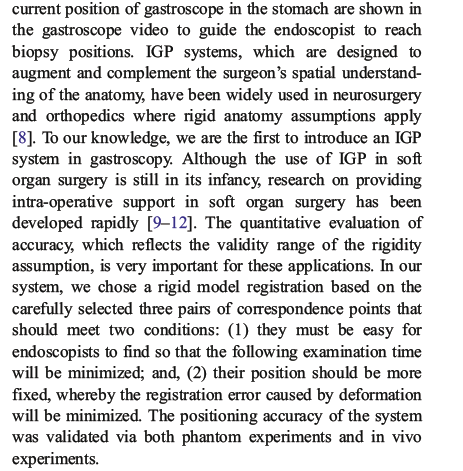
%> input picture project2/document1.bmp, 463 x 471 px
$ octave project2.m   (GNU Octave 9; MATLAB toolbox functions it lacks are replaced by stand-ins)
%> lines starting %> are read from the running program, lines starting %| are printed output that depends on the picture; in (x1, y1, x2, y2) boxes, pixels count from 0 and x2, y2 are one past the last pixel; in counts of white or black regions, pixels touching at a corner belong together; the program's own positions count from 1
clc
clear
A1=imread('..\project2\document1.bmp');
%> A1 is the input picture: size 471x463x3 uint8; mean R, G, B 220.7, 220.4, 220.4
A1=rgb2gray(A1);
%> A1: size 471x463 uint8
H=im2bw(A1);
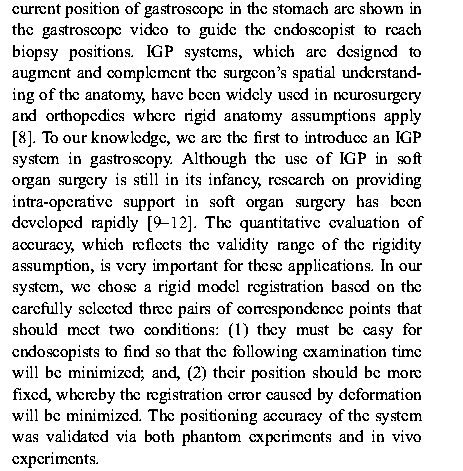
%> H: size 471x463 logical; 86.2% white; black in thin lines or dots, all inside (x1, y1, x2, y2) = (12, 2, 424, 468)
J =~ H;
B = [true,true,false,false,false,false,true,true;true,false,false,true,true,false,false,true;true,false,true,true,true,false,false,true;false,false,true,true,true,true,true,true;false,false,true,true,true,true,true,true;true,false,false,true,true,true,false,true;true,false,false,false,true,false,false,true;true,true,false,false,false,false,true,true];
K=imerode(H,B);%用算子1去腐蚀原图
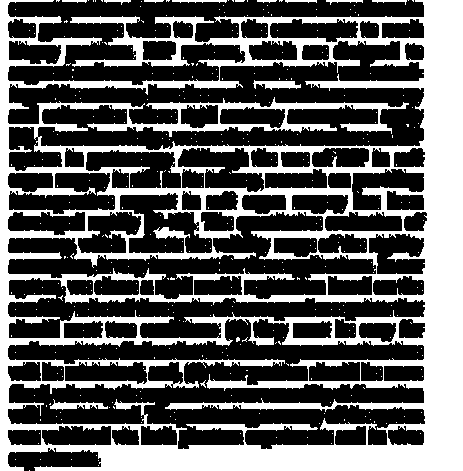
%> K: size 471x463 logical; 36.9% white; 388 white regions (377 under 20 px), largest, box (x1, y1, x2, y2) and area: (0, 0, 463, 471) 78666, (50, 399, 108, 410) 293, (253, 80, 301, 90) 285
L=imerode(J,B);%用算子2去腐蚀原图的补集
%> L: size 471x463 logical; every value is 0
K1=mat2gray(K);
L1=mat2gray(L);
R=mat2gray(H-K);%原图直接减去用算子1腐蚀的结果
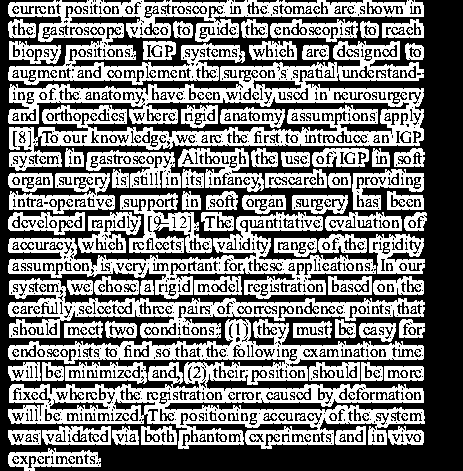
%> R: size 471x463 double; values 0 (black) and 1 (white), 49.4% white; 208 white regions (9 under 20 px), largest, box (x1, y1, x2, y2) and area: (8, 319, 425, 449) 20248, (8, 41, 424, 171) 17754, (8, 0, 424, 85) 11055
M1=K-L;%击中击不中变换
M2=abs(K-L);%击中击不中变换的绝对值
R1=mat2gray(M1);
% R2=mat2gray(M2);%
R3=mat2gray(~M2);%击中击不中变换绝对值取反
figure(1);
subplot(231),imshow(H),title('原图灰度图');
subplot(232),imshow(K1);title('算子1腐蚀结果');
subplot(233),imshow(L1),title('算子2腐蚀结果');
subplot(234),imshow(R),title('原图直接减去腐蚀2结果');
subplot(235),imshow(R1),title('击中击不中变换结果');
subplot(236),imshow(R3),title('击中击不中变换取绝对值载取反结果');
% [16 lines of commented-out code are left out]
